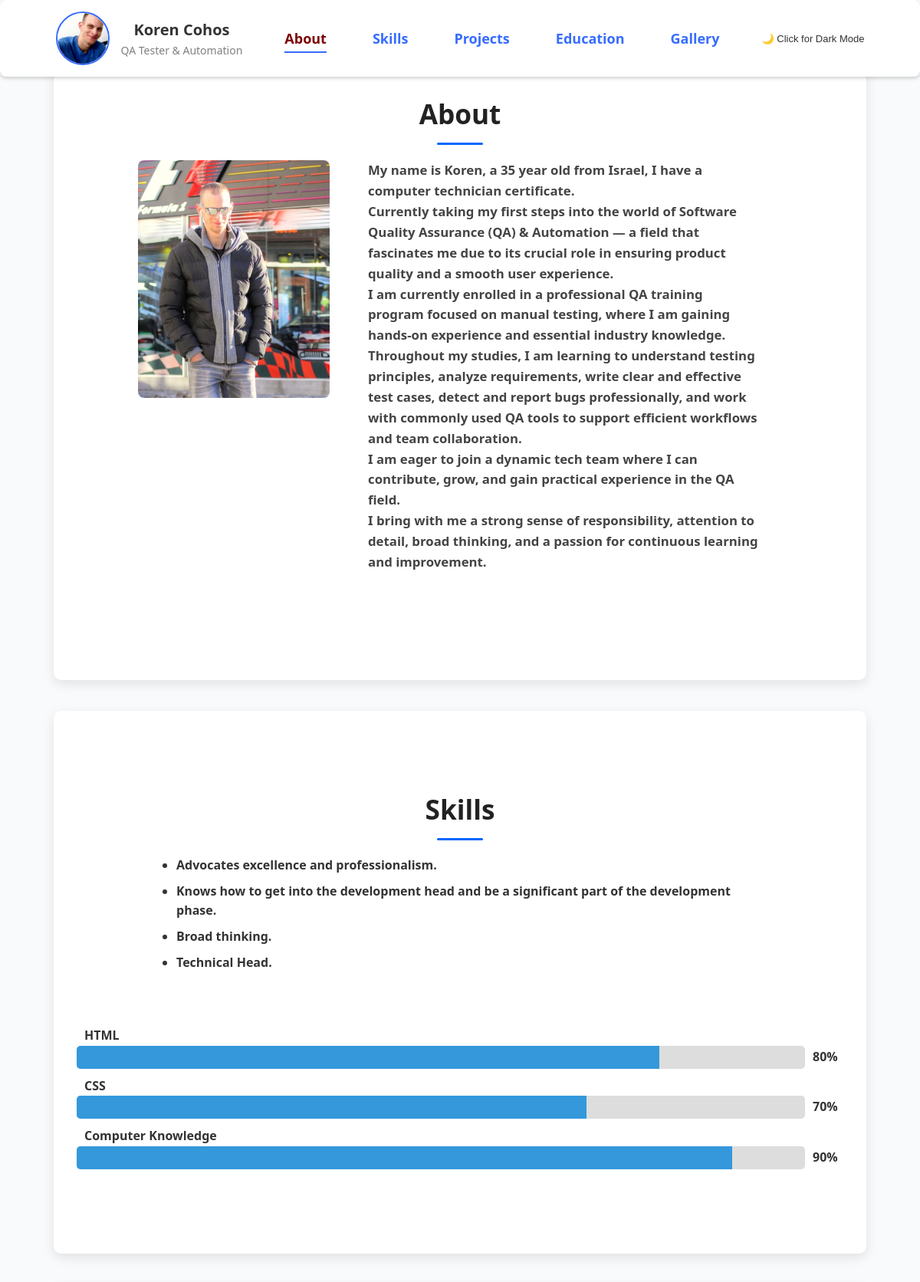
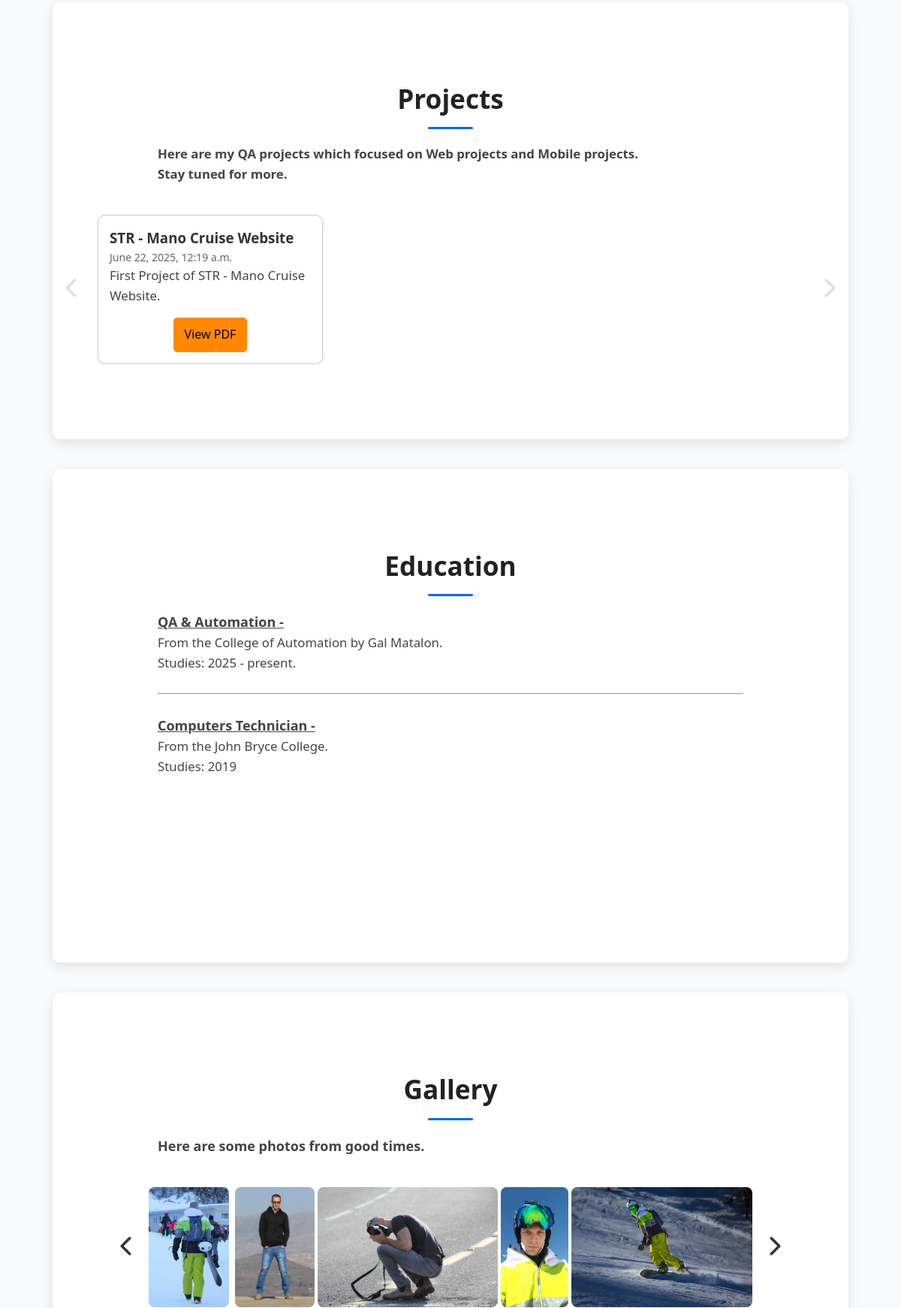
The page / (upper part) on the database its author committed (2 pictures, top to bottom).
### website/models.py (models this page shows, shortened)
class Profile(models.Model):
    name = models.CharField(max_length=100)
    image = models.ImageField(upload_to='profile/')

class Section(models.Model):
    SECTION_TYPE_CHOICES = [
        ('content', 'Content Section'),
        ('gallery', 'Gallery Section'),
        ('skills', 'Skills Section'),
        ('projects', 'Projects Section'),
    ]
    title = models.CharField(max_length=100)
    slug = models.SlugField(unique=True)
    section_type = models.CharField(max_length=20, choices=SECTION_TYPE_CHOICES)
    content = RichTextField(blank=True, null=True)  # For intro text or content
    image = models.ImageField(upload_to='section_images/', blank=True, null=True)
    order = models.PositiveIntegerField(default=0)

class SkillItem(models.Model):
    section = models.ForeignKey(Section, on_delete=models.CASCADE, related_name='skill_items')
    name = models.CharField(max_length=100)
    level = models.PositiveIntegerField(
        validators=[MinValueValidator(0), MaxValueValidator(100)],
        help_text="Enter a value between 0 and 100"
    )
    order = models.PositiveIntegerField(default=0)
    class Meta:
        ordering = ['order']

class ProjectItem(models.Model):
    section = models.ForeignKey(Section, on_delete=models.CASCADE, related_name='project_items')
    title = models.CharField(max_length=200)
    description = RichTextField(blank=True)
    link = models.URLField(blank=True, null=True)
    pdf_file = models.FileField(upload_to='project_pdfs/', blank=True, null=True)
    image = models.ImageField(upload_to='project_images/', blank=True, null=True)
    date_created = models.DateTimeField(default=timezone.now)
    order = models.PositiveIntegerField(default=0)
    class Meta:
        ordering = ['order']

class GalleryImage(models.Model):
    section = models.ForeignKey(Section, on_delete=models.CASCADE, related_name='images')
    image = models.ImageField(upload_to='gallery_images/')
    caption = models.CharField(max_length=200, blank=True)
    order = models.PositiveIntegerField(default=0)
    class Meta:
        ordering = ['order']

### website/views.py (the view)
# urls.py: path('', views.homepage, name='home'),  # Note: views.homepage (with context)
def homepage(request):
    sections = Section.objects.all().order_by('order').prefetch_related('images', 'skill_items', 'project_items')
    skills = SkillItem.objects.all()
    footer_links = FooterLink.objects.all()
    year = datetime.now().year
    context = {
        'sections': sections,
        'skills': skills,
        'footer_links': footer_links,
        'year': year,
    }
    return render(request, 'website/home.html', context)

### website/context_processors.py (called while the page is built)
def profile_info(request):
    profile = Profile.objects.first()
    return {'profile_info': profile}

### website/templates/website/home.html (shortened to what this page needs)
{% extends "website/base.html" %}
{% block content %}
<div class="content">
  {% for section in sections %}
    <section id="{{ section.slug }}" style="padding: 100px 0;">
      <h1>{{ section.title }}</h1>
     {% if section.content %}
  <div class="content-with-image" style="display: flex; align-items: flex-start; gap: 20px; max-width: 900px; margin: 0 auto; padding: 0 30px; margin-bottom: 20px;">
    {% if section.image %}
      <div class="section-image" style="flex: 1; max-width: 250px;">
        <img src="{{ section.image.url }}" alt="{{ section.title }}" style="width: 100%; height: auto; border-radius: 8px; object-fit: cover;">
      </div>
    {% endif %}
    <div class="ckeditor-content" style="flex: 2;">
      {{ section.content|safe }}
    </div>
  </div>
{% endif %}
      {% if section.section_type == 'skills' %}
        {% for skill in skills %}
          <div style="margin-bottom: 10px; padding: 0 30px;">
            <strong style="margin-left: 10px;">{{ skill.name }}</strong>
            <div style="display: flex; align-items: center; gap: 10px;">
              <div style="flex-grow: 1; background: #ddd; border-radius: 5px; overflow: hidden; height: 30px;">
                <div class="skill-bar"
                     data-level="{{ skill.level }}"
                     style="width: 0; background: #3498db; height: 100%; transition: width 1s ease;">
                </div>
              </div>
              <div class="skill-percent" style="min-width: 40px; text-align: left; font-weight: bold;">0%</div>
            </div>
          </div>
        {% endfor %}
      {% elif section.section_type == 'projects' %}
        <div class="projects-slider-wrapper">
          <button class="project-arrow" onclick="scrollProjects('{{ section.slug }}', -1)">
            <i class="fas fa-chevron-left"></i>
          </button>
          <div id="projects-{{ section.slug }}" class="projects-slider-container">
            {% for project in section.project_items.all %}
              <div class="project-card">
                <h3>{{ project.title }}</h3>
                <p class="project-date">{{ project.date_created }}</p>
                <div>{{ project.description|safe }}</div>
                 {% if project.pdf_file %}
      <div style="text-align: center; margin-top: 15px;">
      <a href="{{ project.pdf_file.url }}" target="_blank" class="pdf-button">
        View PDF
      </a>
    </div>
    {% endif %}
              </div>
            {% empty %}
              <p>No projects to display.</p>
            {% endfor %}
          </div>
          <button class="project-arrow" onclick="scrollProjects('{{ section.slug }}', 1)">
            <i class="fas fa-chevron-right"></i>
          </button>
        </div>
      {% elif section.section_type == 'gallery' %}
        <div class="gallery-wrapper">
          <button class="gallery-arrow" onclick="scrollGallery('{{ section.slug }}', -1)">
            <i class="fas fa-chevron-left"></i>
          </button>
          <div id="gallery-{{ section.slug }}" class="gallery-container">
            {% for image in section.images.all %}
              <img src="{{ image.image.url }}" alt="{{ image.caption }}" class="gallery-image" onclick="openImagePopup(this)" />
            {% endfor %}
          </div>
          <button class="gallery-arrow" onclick="scrollGallery('{{ section.slug }}', 1)">
            <i class="fas fa-chevron-right"></i>
          </button>
        </div>
      {% endif %}
    </section>
  {% endfor %}
</div>
{% endblock %}

### website/templates/website/base.html (shortened to what this page needs)
{% load static %}
<!DOCTYPE html>
<html lang="en">
<head>
  <link rel="stylesheet" href="https://cdnjs.cloudflare.com/ajax/libs/font-awesome/6.5.0/css/all.min.css" />
    <link rel="stylesheet" href="{% static 'website/style.css' %}" />
</head>
<body>
{% load static %}
{% with profile=profile_info %}
<nav style="
  position: fixed;
  top: 0;
  width: 100%;
  background-color: #fff;
  z-index: 1000;
  box-shadow: 0 2px 5px rgba(0,0,0,0.2);
  padding: 15px 0;
">
  <div style="
    max-width: 1100px;
    margin: 0 auto;
    display: flex;
    align-items: center;
    justify-content: space-between;
    padding: 0 20px;
    gap: 40px;
  ">
    <div style="display: flex; align-items: center; gap: 15px;">
      {% if profile.image %}
        <img src="{{ profile.image.url }}" alt="Profile Picture" style="
          height: 70px;
          width: 70px;
          border-radius: 50%;
          object-fit: cover;
          border: 2px solid #366cff;">
      {% endif %}
      <div style="display: flex; flex-direction: column;">
        <span class="profile-name">{{ profile.name }}</span>
        <span style="font-size: 14px; color: gray;">QA Tester & Automation</span>
      </div>
    </div>
    <div style="display: flex; gap: 30px;">
  {% for section in sections %}
    <a href="#{{ section.slug }}">{{ section.title }}</a>
  {% endfor %}
</div>
<button id="dark-mode-toggle" class="dark-mode-btn" style="background: none; border: none; cursor: pointer; font-size: 13px; color: inherit;">
</button>
  </div>
</nav>
{% endwith %}
  <div class="main-container">
    {% block content %}{% endblock %}
  </div>
</body>
</html>

### website/static/website/style.css (style rules this page uses)
html { scroll-behavior: smooth; }
* { margin: 0; padding: 0; box-sizing: border-box; }
body { font-family: 'Segoe UI', Tahoma, Geneva, Verdana, sans-serif; line-height: 1.6; background-color: #f5f7fa; color: #333; padding: 20px; }
nav { background-color: #333; padding: 15px 20px; border-radius: 8px; margin-bottom: 30px; text-align: center; }
nav a { color: #f1f1f1; text-decoration: none; margin: 0 15px; font-weight: 600; font-size: 1.1rem; transition: color 0.3s ease; }
h1 { margin-bottom: 15px; color: #222; }
ul { list-style-type: disc; margin-left: 20px; margin-bottom: 30px; }
li { margin-bottom: 8px; }

### website/templates/website/base.html (style rules this page uses)
html { scroll-behavior: smooth; }
body { font-family: 'Segoe UI', sans-serif; margin: 0; padding: 0; background-color: #f9fafb; line-height: 1.6; transition: background-color 0.3s ease, color 0.3s ease; }
.main-container { max-width: 1100px; margin: 0 auto 50px; padding: 20px; }
nav { position: fixed; width: 100%; top: 0; display: flex; justify-content: center; gap: 30px; padding: 15px 20px; background: #333; z-index: 999; box-shadow: 0 2px 5px rgba(0,0,0,0.2); }
nav a { color: #366cff; text-decoration: none; font-weight: bold; font-size: 18px; position: relative; transition: color 0.3s; }
nav a.active { color: #7c0000; }
nav > div a::after { content: ""; position: absolute; left: 0; bottom: -5px; width: 0; height: 2px; background-color: #366cff; transition: width 0.3s ease-in-out; }
nav a:hover::after, nav a.active::after { width: 100%; }
section { max-width: 100%; background: white; padding: 60px 40px; margin-bottom: 40px; border-radius: 10px; box-shadow: 0 5px 15px rgba(0,0,0,0.1); }
h1 { font-size: 2.2rem; margin-bottom: 20px; color: #222; text-align: center; position: relative; }
h1::after { content: ""; display: block; width: 60px; height: 3px; background: #0066ff; margin: 10px auto 0; border-radius: 2px; }
p { color: #444; font-size: 1.05rem; }
.skill-bar { transition: width 1s ease-in-out; }
.gallery-wrapper { display: flex; align-items: center; justify-content: center; gap: 10px; margin-top: 20px; overflow: hidden; }
.gallery-container { display: flex; overflow-x: auto; scroll-behavior: smooth; gap: 4px; }
.gallery-image { height: 160px; object-fit: contain; border-radius: 8px; background: transparent; display: block; }
.gallery-arrow { font-size: 28px; background: none; border: none; color: #333; cursor: pointer; padding: 10px; z-index: 2; transition: color 0.2s; user-select: none; }
.profile-name { font-weight: bold; font-size: 20px; color: #333; }
.projects-slider-wrapper { display: flex; align-items: center; justify-content: center; gap: 15px; margin-top: 20px; }
.projects-slider-container { display: flex; overflow-x: hidden; gap: 20px; scroll-behavior: smooth; width: calc(300px * 3 + 40px); }
.project-card { flex: 0 0 300px; border: 1px solid #ccc; border-radius: 10px; padding: 15px; background-color: white; box-shadow: 0 3px 6px rgba(0, 0, 0, 0.1); }
.project-arrow { font-size: 28px; background: none; border: none; color: #e0e0e0; cursor: pointer; padding: 10px; user-select: none; transition: color 0.2s; }
.project-date { font-size: 14px; color: #666; }
.ckeditor-content { max-width: 900px; margin-left: auto; margin-right: auto; padding: 0 30px; margin-bottom: 20px; }
a.pdf-button { background-color: #ff8800; color: rgb(0, 0, 0); text-decoration: none; padding: 10px 15px; border-radius: 5px; display: inline-block; transition: background-color 0.3s ease; }

### rows shown on the page
Profile: image (picture), name "Koren Cohos"
Section: title "About", image (picture), content "My name is Koren, a 35 year old from Israel, I have a computer technician certificate. Currently taking my first steps into the world of Software Quality Assurance (QA) & Automation — a field that fascinates me due to its crucial role in ensuring product quality and a smooth user experience. I am currently enrolled in a professional QA training program focused on manual testing, where I am gaining hands-on experience and essential industry knowledge. Throughout my studies, I am learning to understand testing principles, analyze requirements, write clear and effective test cases, detect and report bugs professionally, and work with commonly used QA tools to support efficient workflows and…"
Section: title "Skills", content "Advocates excellence and professionalism. Knows how to get into the development head and be a significant part of the development phase. Broad thinking. Technical Head."
Section: title "Projects", content "Here are my QA projects which focused on Web projects and Mobile projects. Stay tuned for more."
Section: title "Education", content "QA & Automation - From the College of Automation by Gal Matalon. Studies: 2025 - present. Computers Technician - From the John Bryce College. Studies: 2019"
Section: title "Gallery", content "Here are some photos from good times."
SkillItem: name "HTML", level 80 (drawn)
SkillItem: name "CSS", level 70 (drawn)
SkillItem: name "Computer Knowledge", level 90 (drawn)
ProjectItem: title "STR - Mano Cruise Website", date_created "June 22, 2025, 12:19 a.m.", description "First Project of STR - Mano Cruise Website."
GalleryImage: image (picture)
GalleryImage: image (picture)
GalleryImage: image (picture)
GalleryImage: image (picture)
GalleryImage: image (picture)
